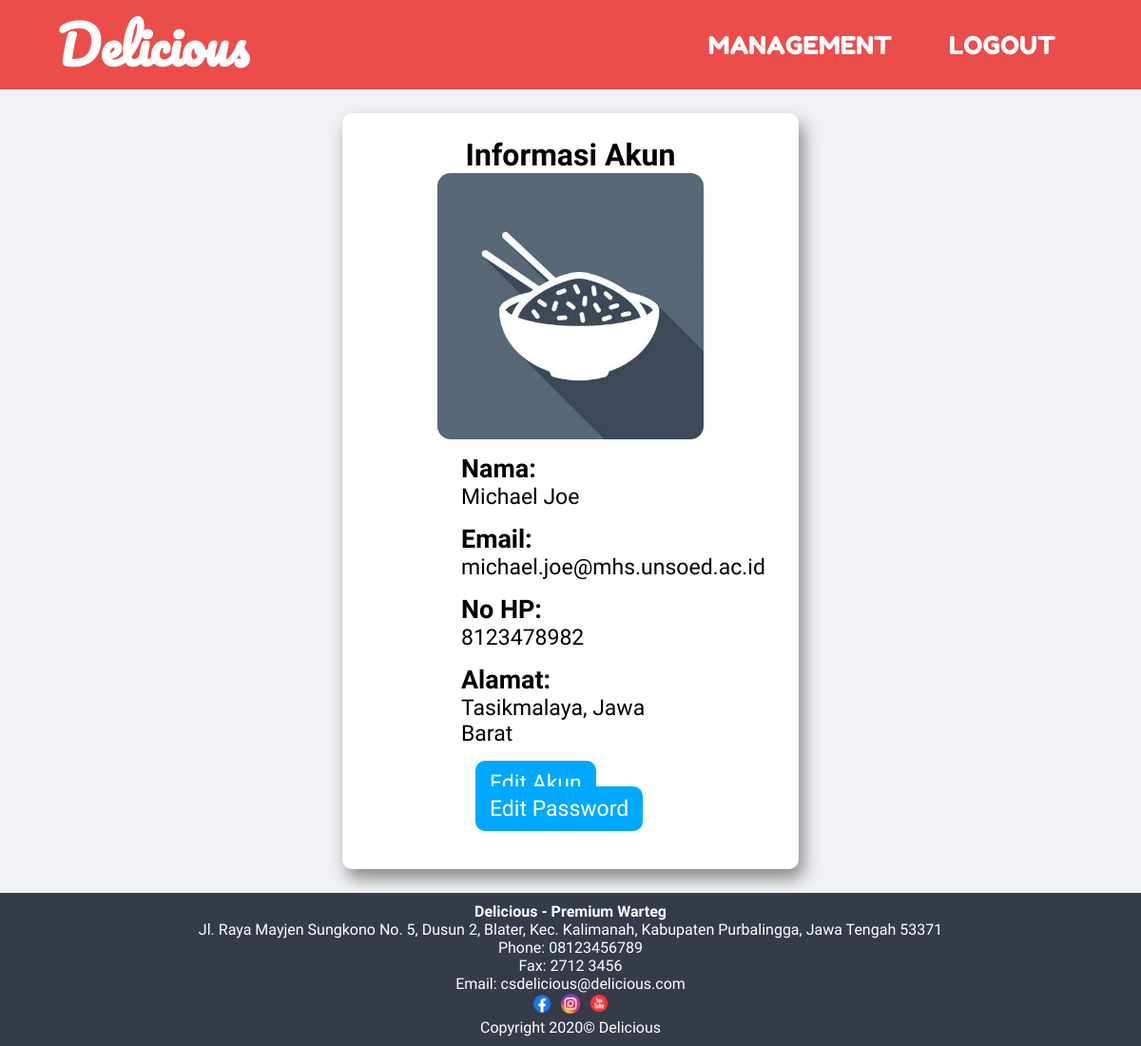
The app's page /account.php (signed in) with its own data.
### tables this page shows
CREATE TABLE `pengguna` (
  `id_pengguna` int(11) NOT NULL,
  `email` varchar(40) NOT NULL,
  `nama` varchar(40) NOT NULL,
  `no_hp` varchar(13) NOT NULL,
  `password` varchar(32) NOT NULL,
  `level` enum('customer','admin','owner','guest','cashier') NOT NULL,
  `alamat` varchar(150) NOT NULL,
  `foto_profil` varchar(40) NOT NULL,
  `status` enum('aktif','blokir') NOT NULL
);

### include/class/connect.php (called while the page is built, shortened)
<?php
    class Dbh{
        protected function connect(){
            $this->servername = "localhost";
            $this->username = "root";
            $this->password = "";
            $this->dbname = "delicious";
            $conn = new mysqli($this->servername,$this->username,$this->password,$this->dbname);
            return $conn;
        }
    }
?>

### include/class/account.php (called while the page is built, shortened)
<?php
    class Account extends Dbh{
        private $email;
        private $nama;
        private $no_hp;
        private $alamat;
        private $foto_profil;
        public function __construct($id_pengguna){
            $sql = "SELECT * FROM pengguna WHERE id_pengguna = $id_pengguna";
            $execute = $this->connect()->query($sql);
            $result = $execute->fetch_array();
            $this->email = $result['email'];
            $this->nama = $result['nama'];
            $this->foto_profil = $result['foto_profil'];
            $this->alamat = $result['alamat'];
            $this->no_hp = $result['no_hp'];
        }
        public function getEmail(){
            return $this->email;
        }
        public function getNama(){
            return $this->nama;
        }
        public function getNoHp(){
            return $this->no_hp;
        }
        public function getAlamat(){
            return $this->alamat;
        }
        public function getFotoProfil(){
            return $this->foto_profil;
        }
    }

### account.php (the view, shortened to what this page needs)
<?php
    include ('include/class/connect.php');
    include ('include/class/account.php');
?>
<?php
    if(isset($_SESSION['id_pengguna'])){
        $id_pengguna = $_SESSION['id_pengguna'];
    }else{
        header('location:login.php');
    }
?>
<?php
    $account = new Account($id_pengguna);
?>
<!DOCTYPE html>
<html lang="en">
<head>
    <?php include ('include/head.php'); ?>
    <link rel="stylesheet" href="style/account.css" type="text/css">
</head>
<body>
    <?php include ('include/nav.php') ?>
    <main>
        <div class="main-container">
            <h1>Informasi Akun</h1>
            <div class="profile-picture">
                <img src="<?php echo $account->getFotoProfil() ?>" alt="Profile Picture">
            </div>
            <div class="profile-information">
                <h3>Nama:</h3>
                <p><?php echo $account->getNama() ?></p>
                <h3>Email:</h3>
                <p><?php echo $account->getEmail() ?></p>
                <h3>No HP:</h3>
                <p><?php echo $account->getNoHp() ?></p>
                <h3>Alamat:</h3>
                <p><?php echo nl2br($account->getAlamat()) ?></p>
                <div class="edit-button">
                    <a href="edit-account.php" class="edit-button">Edit Akun</a>
                    <a href="edit-password.php" class="edit-button">Edit Password</a>
                </div>
            </div>
        </div>
    </main>
    <?php include ('include/footer.php') ?>
</body>
</html>

### style/index.css (style rules this page uses)
* { margin: 0; padding: 0; box-sizing: border-box; font-family: 'Baloo Tamma 2', cursive; }
body { width: 100%; height: 100%; display: flex; flex-direction: column; justify-content: space-between; align-items: center; min-height: 100vh; }
main { width: 100%; display: flex; flex-grow: 1; background-color:#f1f2f6; }

### style/account.css (style rules this page uses)
main { justify-content: space-around; align-items: center; }
.main-container { margin: 25px 0; padding: 25px 10px; display: flex; flex-direction: column; justify-content: center; align-items: center; width: 40%; background-color: white; border-radius: 10px; box-shadow: 5px 10px 18px #888888; }
.profile-picture { display: block; max-width: 280px; max-height: 280px; }
.profile-picture img { border-radius: 5%; width: 280px; height: 280px; object-fit: cover; }
.profile-information { width: 50%; font-size: 23px; display: flex; flex-direction: column; justify-content: left; }
.profile-information h3 { margin-top: 15px; }
.edit-button { margin: 25px 0; }
.edit-button a { margin: 0 15px; text-decoration: none; color: white; padding: 10px 15px; background-color: #00a8ff; border-radius: 10px; }

### records on screen
pengguna: foto_profil (picture), nama "Michael Joe", email "michael.joe@mhs.unsoed.ac.id", no_hp "8123478982", alamat "Tasikmalaya, Jawa Barat"
